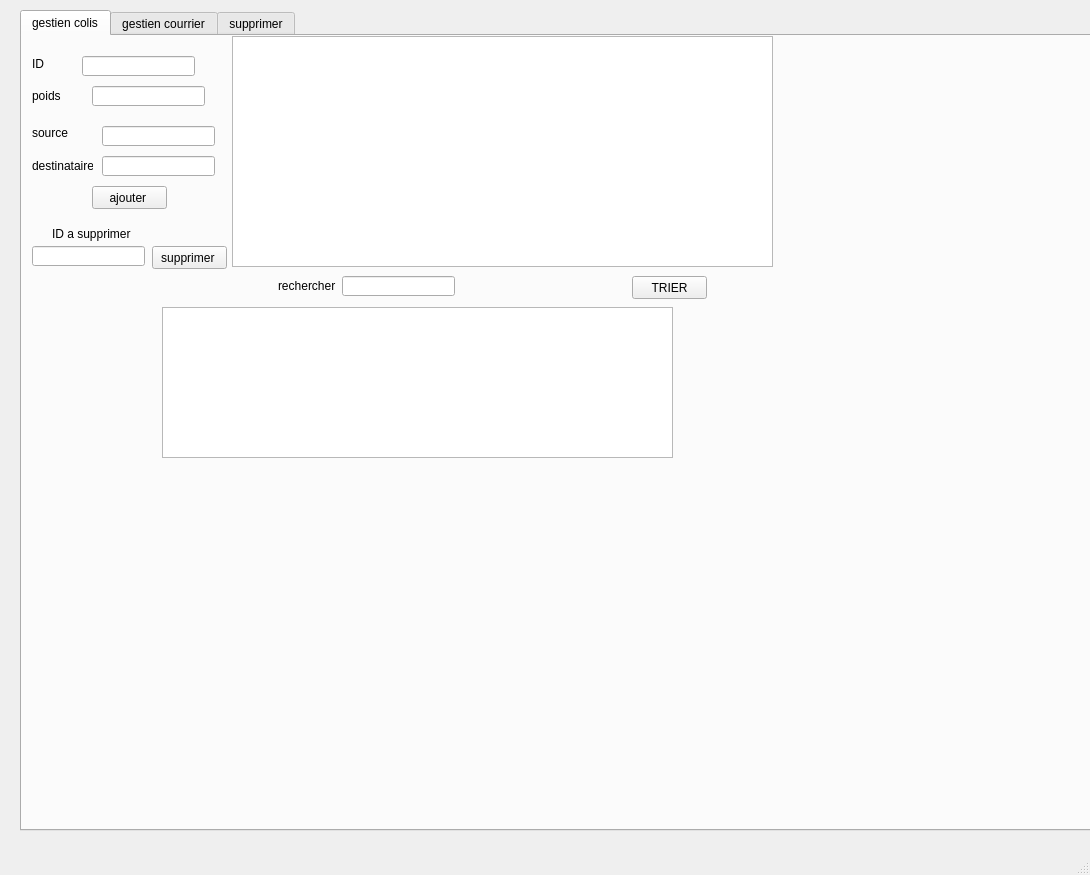
<?xml version="1.0" encoding="UTF-8"?>
<ui version="4.0">
 <class>MainWindow</class>
 <widget class="QMainWindow" name="MainWindow">
  <property name="geometry">
   <rect>
    <x>0</x>
    <y>0</y>
    <width>1090</width>
    <height>875</height>
   </rect>
  </property>
  <property name="windowTitle">
   <string>MainWindow</string>
  </property>
  <widget class="QWidget" name="centralwidget">
   <widget class="QTabWidget" name="tabWidget">
    <property name="geometry">
     <rect>
      <x>20</x>
      <y>10</y>
      <width>1101</width>
      <height>821</height>
     </rect>
    </property>
    <property name="currentIndex">
     <number>0</number>
    </property>
    <widget class="QWidget" name="destiencolis">
     <attribute name="title">
      <string>gestien colis</string>
     </attribute>
     <widget class="QPushButton" name="pb_ajouter">
      <property name="geometry">
       <rect>
        <x>70</x>
        <y>150</y>
        <width>75</width>
        <height>23</height>
       </rect>
      </property>
      <property name="text">
       <string>ajouter </string>
      </property>
     </widget>
     <widget class="QLineEdit" name="lineEdit_id">
      <property name="geometry">
       <rect>
        <x>60</x>
        <y>20</y>
        <width>113</width>
        <height>20</height>
       </rect>
      </property>
     </widget>
     <widget class="QLineEdit" name="lineEdit_source">
      <property name="geometry">
       <rect>
        <x>80</x>
        <y>90</y>
        <width>113</width>
        <height>20</height>
       </rect>
      </property>
     </widget>
     <widget class="QLineEdit" name="lineEdit_destination">
      <property name="geometry">
       <rect>
        <x>80</x>
        <y>120</y>
        <width>113</width>
        <height>20</height>
       </rect>
      </property>
     </widget>
     <widget class="QLineEdit" name="lineEdit_poids">
      <property name="geometry">
       <rect>
        <x>70</x>
        <y>50</y>
        <width>113</width>
        <height>20</height>
       </rect>
      </property>
     </widget>
     <widget class="QLabel" name="label">
      <property name="geometry">
       <rect>
        <x>10</x>
        <y>20</y>
        <width>21</width>
        <height>16</height>
       </rect>
      </property>
      <property name="text">
       <string>ID</string>
      </property>
     </widget>
     <widget class="QLabel" name="label_2">
      <property name="geometry">
       <rect>
        <x>10</x>
        <y>50</y>
        <width>51</width>
        <height>20</height>
       </rect>
      </property>
      <property name="text">
       <string>poids</string>
      </property>
     </widget>
     <widget class="QLabel" name="label_3">
      <property name="geometry">
       <rect>
        <x>10</x>
        <y>90</y>
        <width>47</width>
        <height>14</height>
       </rect>
      </property>
      <property name="text">
       <string>source </string>
      </property>
     </widget>
     <widget class="QLabel" name="label_4">
      <property name="geometry">
       <rect>
        <x>10</x>
        <y>120</y>
        <width>61</width>
        <height>20</height>
       </rect>
      </property>
      <property name="text">
       <string>destinataire </string>
      </property>
     </widget>
     <widget class="QTableView" name="tabcolis">
      <property name="geometry">
       <rect>
        <x>210</x>
        <y>0</y>
        <width>541</width>
        <height>231</height>
       </rect>
      </property>
     </widget>
     <widget class="QLineEdit" name="lineEdit_Sid">
      <property name="geometry">
       <rect>
        <x>10</x>
        <y>210</y>
        <width>113</width>
        <height>20</height>
       </rect>
      </property>
     </widget>
     <widget class="QPushButton" name="pushButton">
      <property name="geometry">
       <rect>
        <x>130</x>
        <y>210</y>
        <width>75</width>
        <height>23</height>
       </rect>
      </property>
      <property name="text">
       <string>supprimer </string>
      </property>
     </widget>
     <widget class="QLabel" name="label_5">
      <property name="geometry">
       <rect>
        <x>30</x>
        <y>190</y>
        <width>81</width>
        <height>16</height>
       </rect>
      </property>
      <property name="text">
       <string>ID a supprimer</string>
      </property>
     </widget>
     <widget class="QListWidget" name="listWidgetCOLIS">
      <property name="geometry">
       <rect>
        <x>140</x>
        <y>271</y>
        <width>511</width>
        <height>151</height>
       </rect>
      </property>
     </widget>
     <widget class="QPushButton" name="pushButton_TRICOLIS">
      <property name="geometry">
       <rect>
        <x>610</x>
        <y>240</y>
        <width>75</width>
        <height>23</height>
       </rect>
      </property>
      <property name="text">
       <string>TRIER</string>
      </property>
     </widget>
     <widget class="QLabel" name="label_12">
      <property name="geometry">
       <rect>
        <x>256</x>
        <y>240</y>
        <width>61</width>
        <height>20</height>
       </rect>
      </property>
      <property name="text">
       <string>rechercher</string>
      </property>
     </widget>
     <widget class="QLineEdit" name="lineEdit">
      <property name="geometry">
       <rect>
        <x>320</x>
        <y>240</y>
        <width>113</width>
        <height>20</height>
       </rect>
      </property>
     </widget>
    </widget>
    <widget class="QWidget" name="afficher">
     <attribute name="title">
      <string>gestien courrier</string>
     </attribute>
     <widget class="QLineEdit" name="lineEdit_id_2">
      <property name="geometry">
       <rect>
        <x>90</x>
        <y>30</y>
        <width>113</width>
        <height>20</height>
       </rect>
      </property>
     </widget>
     <widget class="QLabel" name="label_6">
      <property name="geometry">
       <rect>
        <x>10</x>
        <y>30</y>
        <width>61</width>
        <height>16</height>
       </rect>
      </property>
      <property name="text">
       <string>ID courrier </string>
      </property>
     </widget>
     <widget class="QLineEdit" name="lineEdit_expediteur">
      <property name="geometry">
       <rect>
        <x>90</x>
        <y>110</y>
        <width>113</width>
        <height>20</height>
       </rect>
      </property>
     </widget>
     <widget class="QLabel" name="label_7">
      <property name="geometry">
       <rect>
        <x>20</x>
        <y>110</y>
        <width>41</width>
        <height>20</height>
       </rect>
      </property>
      <property name="text">
       <string>expediteur</string>
      </property>
     </widget>
     <widget class="QLineEdit" name="lineEdit_nbrpiece">
      <property name="geometry">
       <rect>
        <x>90</x>
        <y>70</y>
        <width>113</width>
        <height>20</height>
       </rect>
      </property>
     </widget>
     <widget class="QLabel" name="label_8">
      <property name="geometry">
       <rect>
        <x>10</x>
        <y>70</y>
        <width>81</width>
        <height>20</height>
       </rect>
      </property>
      <property name="text">
       <string>nbr de piece </string>
      </property>
     </widget>
     <widget class="QLineEdit" name="lineEdit_destinateur">
      <property name="geometry">
       <rect>
        <x>90</x>
        <y>150</y>
        <width>113</width>
        <height>20</height>
       </rect>
      </property>
     </widget>
     <widget class="QLabel" name="label_9">
      <property name="geometry">
       <rect>
        <x>10</x>
        <y>150</y>
        <width>61</width>
        <height>16</height>
       </rect>
      </property>
      <property name="text">
       <string>destinateur</string>
      </property>
     </widget>
     <widget class="QPushButton" name="pushButton_2">
      <property name="geometry">
       <rect>
        <x>70</x>
        <y>180</y>
        <width>75</width>
        <height>23</height>
       </rect>
      </property>
      <property name="text">
       <string>ajouter </string>
      </property>
     </widget>
     <widget class="QTableView" name="tabcourrier">
      <property name="geometry">
       <rect>
        <x>230</x>
        <y>10</y>
        <width>581</width>
        <height>211</height>
       </rect>
      </property>
      <property name="cornerButtonEnabled">
       <bool>true</bool>
      </property>
     </widget>
     <widget class="QLabel" name="label_10">
      <property name="geometry">
       <rect>
        <x>10</x>
        <y>210</y>
        <width>81</width>
        <height>16</height>
       </rect>
      </property>
      <property name="text">
       <string>ID a supprimé</string>
      </property>
     </widget>
     <widget class="QLineEdit" name="lineEdit_id_3">
      <property name="geometry">
       <rect>
        <x>100</x>
        <y>210</y>
        <width>113</width>
        <height>20</height>
       </rect>
      </property>
     </widget>
     <widget class="QPushButton" name="pushButton_3">
      <property name="geometry">
       <rect>
        <x>120</x>
        <y>240</y>
        <width>75</width>
        <height>23</height>
       </rect>
      </property>
      <property name="text">
       <string>supprimer</string>
      </property>
     </widget>
     <widget class="QLineEdit" name="lineEdit_Tri">
      <property name="geometry">
       <rect>
        <x>380</x>
        <y>230</y>
        <width>113</width>
        <height>20</height>
       </rect>
      </property>
     </widget>
     <widget class="QLabel" name="label_11">
      <property name="geometry">
       <rect>
        <x>320</x>
        <y>230</y>
        <width>51</width>
        <height>20</height>
       </rect>
      </property>
      <property name="text">
       <string>recherche</string>
      </property>
     </widget>
     <widget class="QListWidget" name="listWidgetCourrier">
      <property name="geometry">
       <rect>
        <x>270</x>
        <y>260</y>
        <width>611</width>
        <height>181</height>
       </rect>
      </property>
     </widget>
     <widget class="QPushButton" name="pushButton_4">
      <property name="geometry">
       <rect>
        <x>560</x>
        <y>230</y>
        <width>75</width>
        <height>23</height>
       </rect>
      </property>
      <property name="text">
       <string>TRIER</string>
      </property>
     </widget>
    </widget>
    <widget class="QWidget" name="supprimer">
     <attribute name="title">
      <string>supprimer</string>
     </attribute>
    </widget>
   </widget>
  </widget>
  <widget class="QMenuBar" name="menubar">
   <property name="geometry">
    <rect>
     <x>0</x>
     <y>0</y>
     <width>1090</width>
     <height>22</height>
    </rect>
   </property>
  </widget>
  <widget class="QStatusBar" name="statusbar"/>
 </widget>
 <resources/>
 <connections/>
</ui>
